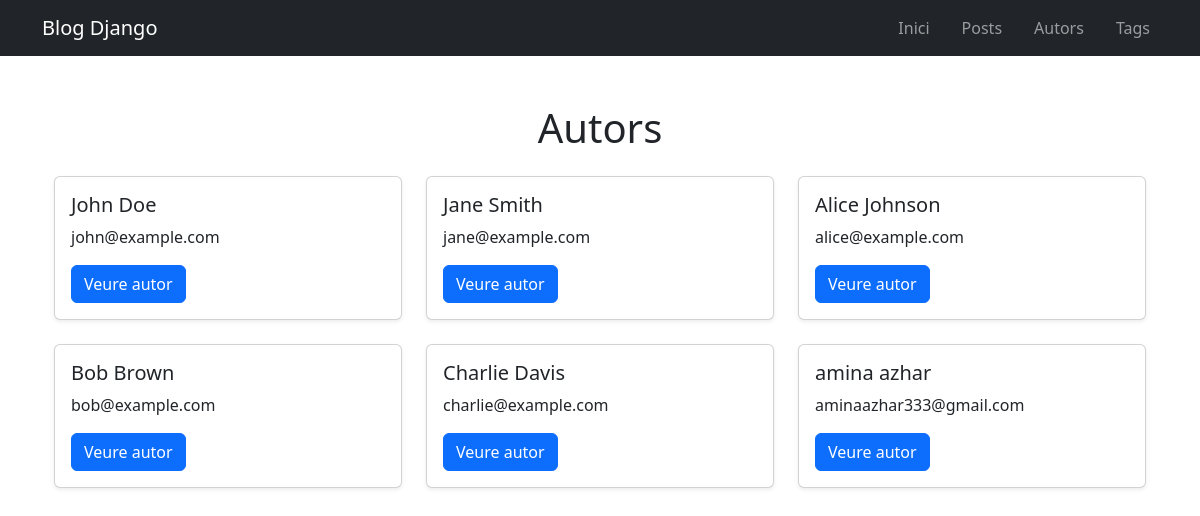
/authors/, run on an earlier commit of the app's database.
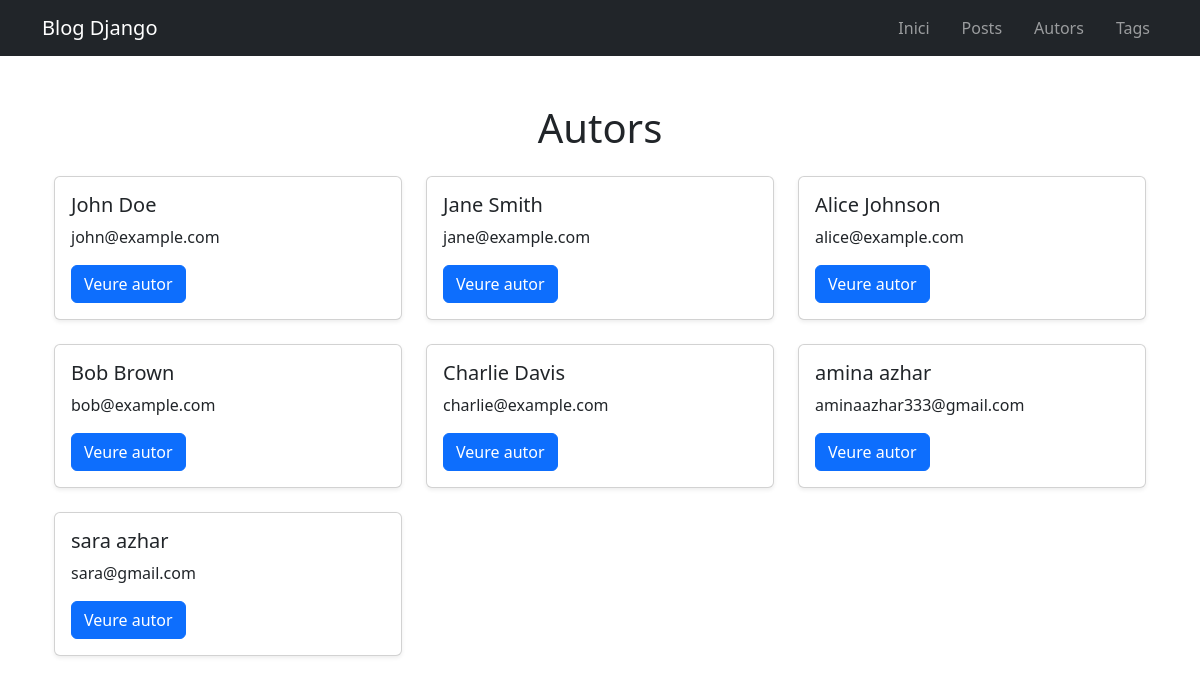
And on a later commit of the database.
### blog/models.py (models this page shows, shortened)
class Author(models.Model):
    first_name = models.CharField(
        max_length=50,
        validators=[MinLengthValidator(2)]
    )
    last_name = models.CharField(
        max_length=50,
        validators=[MinLengthValidator(2)]
    )
    email = models.EmailField(unique=True)

### blog/views.py (the view)
# urls.py: path("authors/", views.authors, name="authors-page"),
def authors(request):
    all_authors = Author.objects.all()
    return render(request, "blog/authors_list.html", {
        "authors": all_authors
    })

### blog/templates/blog/authors_list.html (shortened to what this page needs)
{% extends "blog/base.html" %}
{% block content %}
<h1 class="text-center mb-4">Autors</h1>
<div class="container">
    <div class="row row-cols-1 row-cols-md-3 g-4">
        {% for author in authors %}
        <div class="col">
            <div class="card h-100 shadow-sm">
                <div class="card-body">
                    <h5>
                        {{ author.first_name }} {{ author.last_name }}
                    </h5>
                    <p>{{ author.email }}</p>
                    <a href="{% url 'author-detail-page' author.id %}" class="btn btn-primary">
                        Veure autor
                    </a>
                </div>
            </div>
        </div>
        {% endfor %}
    </div>
</div>
{% endblock %}

What changed in the data, as far as the page shows it:
added Author: first_name "sara", last_name "azhar", email "sara@gmail.com"
